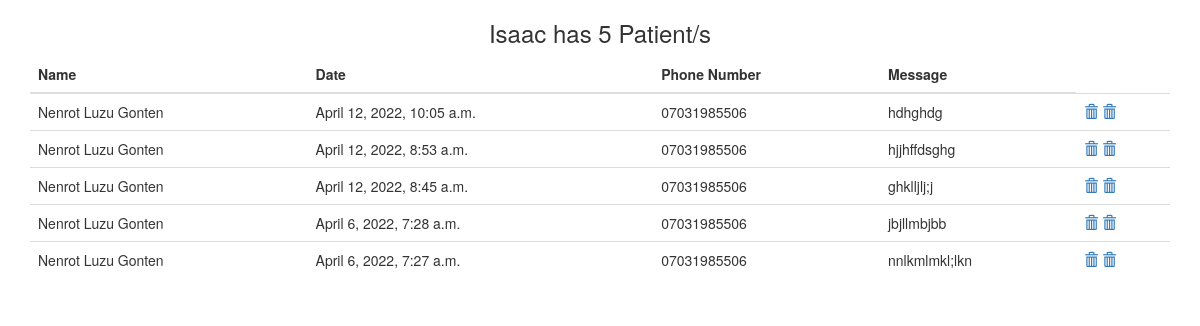
/patient/ (signed in), run on the app's committed database.
### accounts/models.py (models this page shows, shortened)
class User(AbstractUser):
    username = None
    role = models.CharField(max_length=100, error_messages={
        'required': "Role must be provided"
    })
    gender = models.CharField(max_length=10, blank=True, null=True, default="")
    age = models.CharField(max_length=5, blank=True, null=True, default="")
    email = models.EmailField(unique=True, blank=False,
                              error_messages={
                                  'unique': "A user with that email already exists.",
                              })
    phone_number = models.CharField(unique=True, blank=True, null=True, max_length=20,
                                    error_messages={
                                        'unique': "A user with that phone number already exists."
                                    })
    USERNAME_FIELD = "email"
    REQUIRED_FIELDS = []
    objects = UserManager()

### appointment/models.py (models this page shows, shortened)
class TakeAppointment(models.Model):
    user = models.ForeignKey(User, on_delete=models.CASCADE)
    appointment = models.ForeignKey(Appointment, on_delete=models.CASCADE)
    full_name = models.CharField(max_length=100)
    message = models.TextField()
    phone_number = models.CharField(max_length=120)
    date = models.DateTimeField(default=timezone.now)

### appointment/views.py (the view)
# urls.py: path('patient/', PatientListView.as_view(), name='patient-list'),
class PatientListView(ListView):
    model = TakeAppointment
    context_object_name = 'patients'
    template_name = "appointment/patient_list.html"
    def get_queryset(self):
        return self.model.objects.filter(appointment__user_id=self.request.user.id).order_by('-id')

### templates/appointment/patient_list.html (shortened to what this page needs)
{% extends 'base.html' %}
{% load static %}
{% block content %}
    <section>
        <div class="container" style="align-items: center; justify-content: center;display: flex;">
            <div class="col-12 col-sm-6 col-md-4">
                <h3 style="align-items: center;justify-content: center;display: flex"> {{ request.user.first_name }} has {{ patients.count }} Patient/s</h3>
            </div>
        </div>
    </section>
    <section>
        <div class="container">
            <table class="table">
                <thead>
                <tr>
                    <th scope="col">Name</th>
                    <th scope="col">Date</th>
                    <th scope="col">Phone Number</th>
                    <th scope="col">Message</th>
                </tr>
                </thead>
                <tbody>
                {% for patient in patients %}
                    <tr>
                        <td>{{ patient.full_name }}</td>
                        <td> {{ patient.date }}</td>
                        <td> {{ patient.phone_number }}</td>
                        <td>{{ patient.message }}</td>
                        <td>
                            <a href="{% url 'appointment:delete-patient' patient.id %}">
                                <span class="glyphicon glyphicon-trash"></span>
                            </a>
                            <a href="{% url 'appointment:appointment-status' patient.id %}">
                                <span class="glyphicon glyphicon-trash"></span>
                            </a>
                        </td>
                    </tr>
                {% endfor %}
                </tbody>
            </table>
        </div>
    </section>
{% endblock %}

### data on the page
User: user.first_name "Isaac"
TakeAppointment: full_name "Nenrot Luzu Gonten", date "April 12, 2022, 10:05 a.m.", phone_number "07031985506", message "hdhghdg"
TakeAppointment: full_name "Nenrot Luzu Gonten", date "April 12, 2022, 8:53 a.m.", phone_number "07031985506", message "hjjhffdsghg"
TakeAppointment: full_name "Nenrot Luzu Gonten", date "April 12, 2022, 8:45 a.m.", phone_number "07031985506", message "ghklljlj;j"
TakeAppointment: full_name "Nenrot Luzu Gonten", date "April 6, 2022, 7:28 a.m.", phone_number "07031985506", message "jbjllmbjbb"
TakeAppointment: full_name "Nenrot Luzu Gonten", date "April 6, 2022, 7:27 a.m.", phone_number "07031985506", message "nnlkmlmkl;lkn"

### other printed values
{{ patients.count }} "5"
